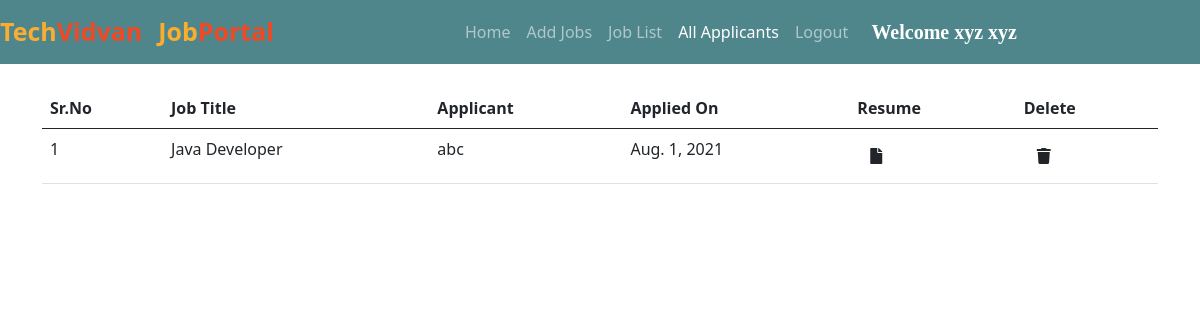
Screenshot of /all_applicants/ (signed in) with the database file from the repository.
### jobs/models.py (models this page shows, shortened)
class Application(models.Model):
    company = models.CharField(max_length=200, default="")
    job = models.ForeignKey(Job, on_delete=models.CASCADE)
    applicant = models.ForeignKey(Applicant, on_delete=models.CASCADE)
    resume = models.ImageField(upload_to="")
    apply_date = models.DateField()

class Job(models.Model):
    company = models.ForeignKey(Company, on_delete=models.CASCADE)
    start_date = models.DateField()
    end_date = models.DateField()
    title = models.CharField(max_length=200)
    salary = models.FloatField()
    image = models.ImageField(upload_to="")
    description = models.TextField(max_length=400)
    experience = models.CharField(max_length=100)
    location = models.CharField(max_length=100)
    skills = models.CharField(max_length=200)
    creation_date = models.DateField()
    def __str__ (self):
        return self.title

class Applicant(models.Model):
    user = models.ForeignKey(User, on_delete=models.CASCADE)
    phone = models.CharField(max_length=10)
    image = models.ImageField(upload_to="")
    gender = models.CharField(max_length=10)
    type = models.CharField(max_length=15)
    def __str__(self):
        return self.user.first_name

### jobs/views.py (the view)
# urls.py: path("all_applicants/", views.all_applicants, name="all_applicants"),
def all_applicants(request):
    company = Company.objects.get(user=request.user)
    application = Application.objects.filter(company=company)
    return render(request, "all_applicants.html", {'application':application})

### jobs/models.py (called while the page is built)
    def __str__ (self):
        return self.user.username

### jobs/templates/all_applicants.html (shortened to what this page needs)
{% extends 'company_navbar.html' %}
{% block all_applicants %} active {% endblock %}
{% block body %}
<div class="container mt-4">
    <table class="table table-hover" id="example">
        <thead>
            <tr>
                <th>Sr.No</th>
                <th>Job Title</th>
                <th>Applicant</th>
                <th>Applied On</th>
                <th>Resume</th>
                <th>Delete</th>
            </tr>
        </thead>
        <tbody>
            {% for i in application %}
            <tr>
                <td>{{forloop.counter}}</td>
                <td>{{i.job}}</td>
                <td>{{i.applicant}}</td>
                <td>{{i.apply_date}}</td>
                <td><a href="{{i.resume.url}}" class="btn"><i class="fa fa-file"></i></a></td>
                <td><a href="#" class="btn"><i class="fa fa-trash"></i></a></td>
            </tr>
            {% endfor %}
        </tbody>
    </table>
    </div>
{% endblock %}

### jobs/templates/company_navbar.html (shortened to what this page needs)
<!doctype html>
<html lang="en">
<head>
  <link href="https://cdn.jsdelivr.net/npm/bootstrap@5.0.2/dist/css/bootstrap.min.css" rel="stylesheet"
>
  <link rel="stylesheet" href="https://cdnjs.cloudflare.com/ajax/libs/font-awesome/5.15.3/css/all.min.css">
</head>
<body>
  <nav class="navbar navbar-expand-lg navbar-dark sticky-top">
    <a class="navbar-brand" href="/"><span class="head1">Tech</span><span class="head2">Vidvan</span></a>
    <a class="navbar-brand" href="#"><span class="head1">Job</span><span class="head2">Portal</span></a>
    <div class="container w-50">
      <div class="collapse navbar-collapse" id="navbarSupportedContent">
        <ul class="navbar-nav me-auto mb-2 mb-lg-0">
          <li class="nav-item">
            <a class="nav-link {% block home %}{% endblock %}" aria-current="page" href="/company_homepage/">Home</a>
          </li>
          <li class="nav-item">
            <a class="nav-link {% block add_job %} {% endblock %}" aria-current="page" href="/add_job/">Add Jobs</a>
          </li>
          <li class="nav-item">
            <a class="nav-link {% block job_list %}{% endblock %}" href="/job_list/">Job List</a>
          </li>
          <li class="nav-item">
            <a class="nav-link {% block all_applicants %}{% endblock %}" href="/all_applicants/">All Applicants</a>
          </li>
          <li class="nav-item">
            <a class="nav-link" href="/logout/">Logout</a>
          </li>
        </ul>
        <a class="navbar-brand" style="font-weight: bold; font-family: 'Times New Roman', Times, serif;"
          href="#">Welcome {{request.user.get_full_name}}</a>
      </div>
    </div>
  </nav>
  {% block body %}
  {% endblock %}
</body>
</html>

### jobs/templates/company_navbar.html (style rules this page uses)
.navbar { background-color: #4f868c; }
.head1 { color: #FBAD30; font-size: 25px; font-weight: bold; height: 50px; }
.head2 { color: #EF4926; font-size: 25px; font-weight: bold; }

### rows the page displays
Application: job "Java Developer", applicant "abc", apply_date "Aug. 1, 2021"

### other values shown
{{ request.user.get_full_name }} "xyz xyz"
